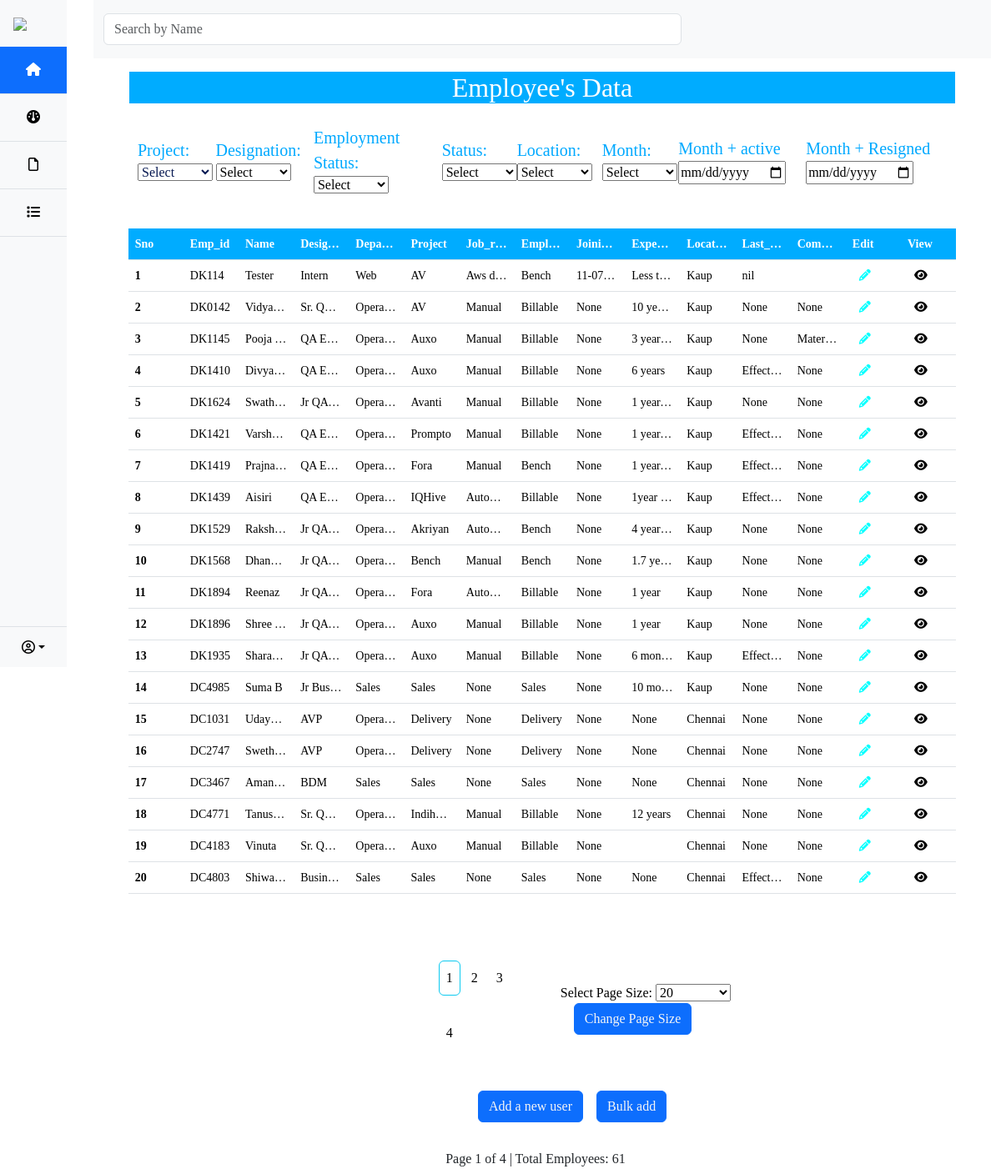
The page /home on the database its author committed.
### app.py (models this page shows)
class Employee(db.Model):
    Sno = db.Column(db.Integer, primary_key=True, autoincrement=True)
    Emp_id = db.Column(db.String(500))
    Name = db.Column(db.String(500))
    Designation = db.Column(db.String(500))
    Department = db.Column(db.String(500))
    Project = db.Column(db.String(500))
    Job_role = db.Column(db.String(500))
    Employment_status = db.Column(db.String(500))
    Joining_date = db.Column(db.String(500))
    Experience = db.Column(db.String(500))
    Location = db.Column(db.String(500))
    Last_promoted = db.Column(db.String(500))
    Comments = db.Column(db.String(500))
    employee_status=db.Column(db.String(500))

### app.py (the view)
@app.route("/home",methods=["GET","POST"])
def Home():
    default_page_size = 20
    page_size_options = [20, 30, 40]
    if request.method == "POST":
        selected_page_size = int(request.form["page_size"])
        session['page_size'] = selected_page_size  # Update session variable
    page = request.args.get('page', 1, type=int)
    total_items = Employee.query.count()
    selected_page_size = session.get('page_size', default_page_size)
    if selected_page_size != default_page_size:
        new_page_count = total_items // selected_page_size
        if total_items % selected_page_size > 0:
            new_page_count += 1  # Account for partial last page
        page = min(page, new_page_count)
    start_index = (page - 1) * selected_page_size
    data = Employee.query.paginate(page=page, per_page=selected_page_size)
    total_pages=data.pages
    return render_template("index.html", data=data,
                                   page_size_options=page_size_options,
                                   selected_page_size=selected_page_size,total_items=total_items,total_pages=total_pages,start_index=start_index)

### app.py (called while the page is built)
@app.context_processor
def inject_total_employees():
    total_employees,active_employees,resigned_employees,total_resumes,hr_selected,current_year_count, last_year_count,Chennai_employees_count,kollu_employees_count,kaup_employees_count,tn_palyam_count=dashboard_function()
    return dict(total_employees=total_employees,active_employees=active_employees,resigned_employees=resigned_employees,total_resumes=total_resumes,hr_selected=hr_selected,current_year_count=current_year_count, last_year_count=last_year_count,Chennai_employees_count=Chennai_employees_count,kollu_employees_count=kollu_employees_count,kaup_employees_count=kaup_employees_count,tn_palyam_count=tn_palyam_count)

### templates/index.html (shortened to what this page needs)
<!doctype html>
<html lang="en">
  <head>
    <link href="https://cdn.jsdelivr.net/npm/bootstrap@5.3.2/dist/css/bootstrap.min.css" rel="stylesheet">
    <link rel="stylesheet" href="{{ url_for('static', filename='view.css') }}">
  </head>
  <body>
    <div class="first_div">
      {% include 'sidemenu.html'%}
      <div style="margin-left:100px;">
        <div class="container-fluid">
          <nav class="navbar navbar-expand-lg bg-body-tertiary">
            <div class="container">
              <div class="collapse navbar-collapse" id="navbarSupportedContent">
                <form class="d-flex col-8 my-2" role="search">
                  <input class="form-control me-2" type="search" id="search_bar" placeholder="Search by Name" aria-label="Search">
                </form>
              </div>
            </div>
          </nav>
        </div>
        <h2 class="filters_title my-3" >Employee's Data</h2>
        <div class="filter_div" style="margin-bottom: 30px;">
          <div class=" filter">
            <div >
              <label for="project" class="label">Project:</label>
              <select name="project" id="project" class="select_project">
                  <option value="">Select</option>
              </select>
          </div>
            <div>
              <label for="designation" class="label">Designation:</label>
              <select name="designation" id="designation">
                <option value="">Select</option>
              </select>
            </div>
            <div>
              <label for="employment_status" class="label">Employment Status:</label>
              <select name="employment_status" id="employment_status">
                <option value="">Select</option>
              </select>
            </div>
            <div>
              <label for="status" class="label">Status:</label>
              <select name="status" id="status">
                <option value="">Select</option>
              </select>
            </div>
            <div>
              <label for="location" class="label">Location:</label>
              <select name="location" id="location">
                <option value="">Select</option>
              </select>
            </div>
            <div>
              <label for="month_active_filter" class="select_month label" style="color: #00A9FF;">Month:</label>
              <select name="month_active" id="month_active_filter" class="select_month_value" onchange="filterByMonth('active')">
                <option value="">Select</option>
                </select>
            </div>
            <div>
              <label for="month_active" class="label" >Month + active</label>
              <input type="date" id="month_active_datepicker" oninput="filter('active')">
            </div>
            <div>
              <label for="month_resigned"   class="label">Month + Resigned</label>
              <input type="date" id="month_resigned_datepicker" oninput="filters('resigned')">
            </div>
          </div>
        </div>
        <div class="table my-4" >
          <table class="table highlighted_row">
            <thead>
              <tr>
                <th scope="col" class="table_header">Sno</th>
                <th scope="col" class="table_header" >Emp_id</th>
                <th scope="col" class="table_header">Name</th>
                <th scope="col" class="table_header">Designation</th>
                <th scope="col" class="table_header">Department</th>
                <th scope="col" class="table_header">Project</th>
                <th scope="col" class="table_header">Job_role</th>
                <th scope="col" class="table_header">Employment_status</th>
                <th scope="col" class="table_header">Joining_date</th>
                <th scope="col" class="table_header">Experience</th>
                <th scope="col" class="table_header">Location</th>
                <th scope="col" class="table_header">Last_promoted</th>
                <th scope="col" class="table_header">Comments</th>
                <th scope="col" class="table_header">Edit</th>
                <th scope="col" class="table_header">View</th>
              </tr>
            </thead>
            <tbody>
              {% for employee in data.items %}
              <tr {% if employee.employee_status == 'resigned' %}style="background-color: red;"{% endif %}>
                <th scope="row" >{{ start_index + loop.index }}</th>
                <td class="emp_id" class="table-primary">{{employee.Emp_id}}</td>
                <td id="Name">{{employee.Name}}</td>
                <td id="Designation">{{employee.Designation}}</td>
                <td>{{employee.Department}}</td>
                <td id="Project">{{employee.Project}}</td>
                <td>{{employee.Job_role}}</td>
                <td id="employment_status">{{employee.Employment_status}}</td>
                <td id="joining_date">{{employee.Joining_date}}</td>
                <td>{{employee.Experience}}</td>
                <td id="employee_location">{{employee.Location }}</td>
                <td>{{employee.Last_promoted }}</td>
                <td>{{employee.Comments}}</td>
                <td><a class="icon-1" href="/update/{{employee.Sno}}"><i class="fa-solid fa-pencil mx-2"></i></a></td>
                <td><a class="icon-2" href="/view/{{employee.Sno}}"><i class="fa-solid fa-eye mx-2"></i></a></td>
              </tr>
              {% endfor %}
            </tbody>
          </table>
            <div style="display: flex; align-items: center; gap: 2rem; margin-right:10rem;margin-top:5rem;" >
              <div style="margin-left:45%" id="paginationLinks ">
                {% for page_num in data.iter_pages(left_edge=1,right_edge=1,left_current=1,right_current=2) %}
                  {% if page_num %}
                    {% if data.page == page_num%}
                      <a class="btn btn-outline-info mb-4" href="{{url_for('Home',page=page_num,pages=pages)}}" >{{page_num}}</a>
                    {% else %}
                      <a class="btn btn- mb-4" href="{{url_for('Home',page=page_num,pages=pages)}}" >{{page_num}}</a>
                    {% endif %}
                  {% else%}
                    ...
                  {% endif %}
                {% endfor %}
              </div>
              <div>
                <form method="POST" style="margin-bottom: 1rem;">
                  Select Page Size:
                  <select name="page_size">
                    {% for option in page_size_options %}
                      <option value="{{ option }}" {% if option == selected_page_size %}selected{% endif %}>{{ option }}</option>
                    {% endfor %}
                  </select>
                  <button type="submit" class="btn btn-primary" style="margin-left:1rem;">Change Page Size</button>
                </form>
              </div>
            </div>
        </div>
          <div style="display: flex; align-items: center;justify-content: space-between !important; margin-left: 43%; margin-top:rem; margin-bottom: 2rem;">
            <div style="display: flex; align-items: center; ">
              <div>
                <a type="button" href="/add" class="btn btn-primary ">Add a new user</a>
              </div>
              <div>
                <a type="button" href="/bulk" class="btn btn-primary mx-3">Bulk add</a>
              </div>
            </div>
          </div>
          <div style="text-align: center; position: relative; left:auto; flex-wrap: wrap; margin-right: 1rem!important;">
            Page {{ data.page }} of {{ total_pages }} | Total Employees: {{ total_items }}
          </div>
        </div>
      </div>
  </body>
</html>

### static/view.css (style rules this page uses)
* { font-family:"poppins"; }
a { text-decoration: none; color:red; }
.icon-1 { color: aqua; }
.icon-2 { color: black; }
.filter { display: flex; justify-content: space-around; align-items: center; }
.filters_title { background-color:#00ACFF; color:white; text-align: center; margin: 0; width: 90%; margin-left: auto; margin-right: auto; }
.select_project { color:#071952; }
.table .table_header { background-color:#00ACFF; color:white; }
.label { color:#00A9FF; font-size:20px; }
.btn { color:whitesmoke; }
.select_month { color: red; font-size:20px; }
* { margin: 0 ; }
.first_div { display: flex; justify-content: space-between; }
.filter_div { display: flex; flex-direction: column; justify-content: space-between; align-items: center; padding: 10px; width:90%; margin-left: auto; margin-right: auto; }
select { width:90px; }

### templates/index.html (style rules this page uses)
.table { width: 95%; table-layout: fixed; margin-left: auto; margin-right: auto; }
.table td, .table th { font-size: 14px; white-space: nowrap; overflow: hidden; text-overflow: ellipsis; }

### rows shown on the page
Employee: start_index+loop.index "1", Emp_id "DK114", Name "Tester", Designation "Intern", Department "Web", Project "AV", Job_role "Aws d…", Employment_status "Bench", Joining_date "11-07…", Experience "Less t…", Location "Kaup", Last_promoted "nil"
Employee: start_index+loop.index "2", Emp_id "DK0142", Name "Vidya…", Designation "Sr. Q…", Department "Opera…", Project "AV", Job_role "Manual", Employment_status "Billable", Joining_date "None", Experience "10 ye…", Location "Kaup", Last_promoted "None", Comments "None"
Employee: start_index+loop.index "3", Emp_id "DK1145", Name "Pooja…", Designation "QA E…", Department "Opera…", Project "Auxo", Job_role "Manual", Employment_status "Billable", Joining_date "None", Experience "3 year…", Location "Kaup", Last_promoted "None", Comments "Mater…"
Employee: start_index+loop.index "4", Emp_id "DK1410", Name "Divya…", Designation "QA E…", Department "Opera…", Project "Auxo", Job_role "Manual", Employment_status "Billable", Joining_date "None", Experience "6 years", Location "Kaup", Last_promoted "Effect…", Comments "None"
Employee: start_index+loop.index "5", Emp_id "DK1624", Name "Swath…", Designation "Jr QA…", Department "Opera…", Project "Avanti", Job_role "Manual", Employment_status "Billable", Joining_date "None", Experience "1 year…", Location "Kaup", Last_promoted "None", Comments "None"
Employee: start_index+loop.index "6", Emp_id "DK1421", Name "Varsh…", Designation "QA E…", Department "Opera…", Project "Prompto", Job_role "Manual", Employment_status "Billable", Joining_date "None", Experience "1 year…", Location "Kaup", Last_promoted "Effect…", Comments "None"
Employee: start_index+loop.index "7", Emp_id "DK1419", Name "Prajna…", Designation "QA E…", Department "Opera…", Project "Fora", Job_role "Manual", Employment_status "Bench", Joining_date "None", Experience "1 year…", Location "Kaup", Last_promoted "Effect…", Comments "None"
Employee: start_index+loop.index "8", Emp_id "DK1439", Name "Aisiri", Designation "QA E…", Department "Opera…", Project "IQHive", Job_role "Auto…", Employment_status "Billable", Joining_date "None", Experience "1year…", Location "Kaup", Last_promoted "Effect…", Comments "None"
Employee: start_index+loop.index "9", Emp_id "DK1529", Name "Raksh…", Designation "Jr QA…", Department "Opera…", Project "Akriyan", Job_role "Auto…", Employment_status "Bench", Joining_date "None", Experience "4 year…", Location "Kaup", Last_promoted "None", Comments "None"
Employee: start_index+loop.index "10", Emp_id "DK1568", Name "Dhan…", Designation "Jr QA…", Department "Opera…", Project "Bench", Job_role "Manual", Employment_status "Bench", Joining_date "None", Experience "1.7 years", Location "Kaup", Last_promoted "None", Comments "None"
Employee: start_index+loop.index "11", Emp_id "DK1894", Name "Reenaz", Designation "Jr QA…", Department "Opera…", Project "Fora", Job_role "Auto…", Employment_status "Billable", Joining_date "None", Experience "1 year", Location "Kaup", Last_promoted "None", Comments "None"
Employee: start_index+loop.index "12", Emp_id "DK1896", Name "Shree…", Designation "Jr QA…", Department "Opera…", Project "Auxo", Job_role "Manual", Employment_status "Billable", Joining_date "None", Experience "1 year", Location "Kaup", Last_promoted "None", Comments "None"
Employee: start_index+loop.index "13", Emp_id "DK1935", Name "Shara…", Designation "Jr QA…", Department "Opera…", Project "Auxo", Job_role "Manual", Employment_status "Billable", Joining_date "None", Experience "6 mon…", Location "Kaup", Last_promoted "Effect…", Comments "None"
Employee: start_index+loop.index "14", Emp_id "DC4985", Name "Suma B", Designation "Jr Bus…", Department "Sales", Project "Sales", Job_role "None", Employment_status "Sales", Joining_date "None", Experience "10 mo…", Location "Kaup", Last_promoted "None", Comments "None"
Employee: start_index+loop.index "15", Emp_id "DC1031", Name "Uday…", Designation "AVP", Department "Opera…", Project "Delivery", Job_role "None", Employment_status "Delivery", Joining_date "None", Experience "None", Location "Chennai", Last_promoted "None", Comments "None"
Employee: start_index+loop.index "16", Emp_id "DC2747", Name "Sweth…", Designation "AVP", Department "Opera…", Project "Delivery", Job_role "None", Employment_status "Delivery", Joining_date "None", Experience "None", Location "Chennai", Last_promoted "None", Comments "None"
Employee: start_index+loop.index "17", Emp_id "DC3467", Name "Aman…", Designation "BDM", Department "Sales", Project "Sales", Job_role "None", Employment_status "Sales", Joining_date "None", Experience "None", Location "Chennai", Last_promoted "None", Comments "None"
Employee: start_index+loop.index "18", Emp_id "DC4771", Name "Tanus…", Designation "Sr. Q…", Department "Opera…", Project "Indihood", Job_role "Manual", Employment_status "Billable", Joining_date "None", Experience "12 years", Location "Chennai", Last_promoted "None", Comments "None"
Employee: start_index+loop.index "19", Emp_id "DC4183", Name "Vinuta", Designation "Sr. Q…", Department "Opera…", Project "Auxo", Job_role "Manual", Employment_status "Billable", Joining_date "None", Location "Chennai", Last_promoted "None", Comments "None"
Employee: start_index+loop.index "20", Emp_id "DC4803", Name "Shiwa…", Designation "Busin…", Department "Sales", Project "Sales", Job_role "None", Employment_status "Sales", Joining_date "None", Experience "None", Location "Chennai", Last_promoted "Effect…", Comments "None"

### other values the page prints
{{ page_num }} "1"
{{ page_num }} "2" "3" "4"
{{ data.page }} "1"
{{ total_pages }} "4"
{{ total_items }} "61"
form field page_size "20"
